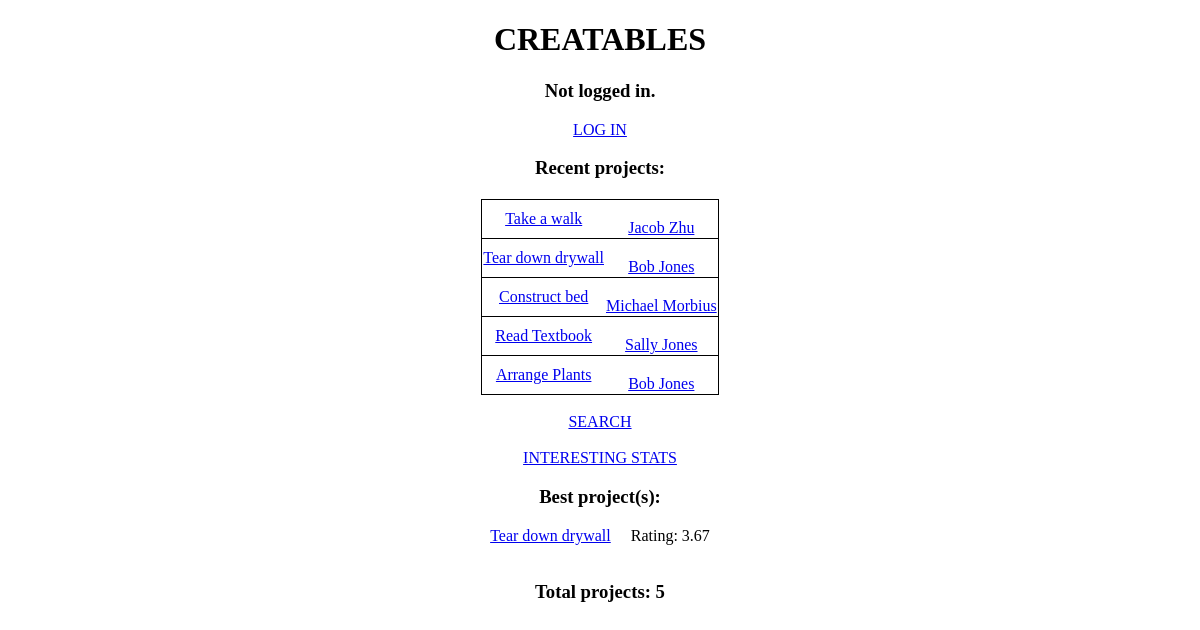
The page / on the database its author committed.
### tables this page shows
CREATE TABLE Projects_PostsProject (
    PID INTEGER PRIMARY KEY AUTO_INCREMENT,
    Name VARCHAR(60) NOT NULL,
    InstructionText VARCHAR(2500),
    Timestamp DATETIME DEFAULT CURRENT_TIMESTAMP,
    Username VARCHAR(40) NOT NULL,
    FOREIGN KEY (Username) REFERENCES Users(Username)
        ON DELETE CASCADE
        ON UPDATE CASCADE
);

### htdocs/api/config.php (called while the page is built, shortened)
<?php
$front_page_posts = 5;

### htdocs/index.php (the view, shortened to what this page needs)
<?php
require("api/config.php");
$conn = new mysqli($db_address, $db_user, $db_pw, $db_name);
$query = "SELECT * FROM Projects_PostsProject ORDER BY Timestamp DESC LIMIT $front_page_posts";
$projects = $conn->query($query)->fetch_all(MYSQLI_ASSOC);
$query = "SELECT COUNT(*) FROM Projects_PostsProject";
$count = $conn->query($query)->fetch_all()[0][0];
$query = "SELECT max(avgStars) FROM (SELECT PID, avg(Stars) as avgStars FROM Feedback_LeavesFeedback GROUP BY PID) as Avgs";
$max_avg = $conn->query($query)->fetch_all()[0][0];
if (!is_null($max_avg)) {
    $stmt = $conn->prepare("SELECT * FROM Projects_PostsProject WHERE PID IN (SELECT PID FROM Feedback_LeavesFeedback GROUP BY PID HAVING avg(Stars)=?)");
    $stmt->bind_param("d", $max_avg);
    $stmt->execute();
    $best_projects = $stmt->get_result()->fetch_all(MYSQLI_ASSOC);
}
$logged_in = isset($_SESSION["username"]);
?>
<!DOCTYPE html>
<html lang="en">
<head>
</head>
<body>
    <h1>CREATABLES</h1>
    <?php
    if (!$logged_in) {
        echo("<h3>Not logged in.</h3>");
        echo('<a href="login.php">LOG IN</a>');
    } else {
        echo('<h3>Logged in as <a href="profile.php?u='.urlencode($_SESSION["username"]).'">'.$_SESSION["username"]
            .'</a></h3>');
        echo('<a href="api/logout.php">LOG OUT</a>');
    }
    ?>
    <h3>Recent projects:</h3>
    <table class="center">
        <tbody>
        <?php
        foreach ($projects as $project) {
            echo("<tr>");
            echo('<td><a href="project_viewer.php?id='.$project["PID"].'">');
            echo($project["Name"]."</a></td>");
            echo('<td><br><a href="profile.php?u='.urlencode($project["Username"]).'">'.$project["Username"]);
            echo("</a></td></tr>");
        }
        ?>
        </tbody>
    </table>
    <br>
    <a href="search.php">SEARCH</a>
    <br>
    <br>
    <a href="extra_info.php">INTERESTING STATS</a>
    <?php
        if (!is_null($max_avg)) {
            echo("<h3>Best project(s):</h3>");
            foreach ($best_projects as $best_project) {
                echo('<a href="project_viewer.php?id='.$best_project["PID"].'">'.$best_project["Name"].'</a>');
                echo('&emsp; Rating: '.number_format((float)$max_avg, 2, '.', '').'<br><br>');
            }
        }
    ?>
<h3>Total projects: <?= $count ?></h3>
</body>
</html>

### htdocs/index.php (style rules this page uses)
body { text-align: center; }
table { border: 1px solid black; border-collapse: collapse; margin-top: 20px; }
td { border-top: 1px solid black; border-bottom: 1px solid black; border-collapse: collapse; }
.center { margin-left: auto; margin-right: auto; }

### rows shown on the page
projects_postsproject: Name "Take a walk", Username "Jacob Zhu"
projects_postsproject: Name "Tear down drywall", Username "Bob Jones", max_avg "3.67"
projects_postsproject: Name "Construct bed", Username "Michael Morbius"
projects_postsproject: Name "Read Textbook", Username "Sally Jones"
projects_postsproject: Name "Arrange Plants", Username "Bob Jones"

### other values the page prints
$count "5"
